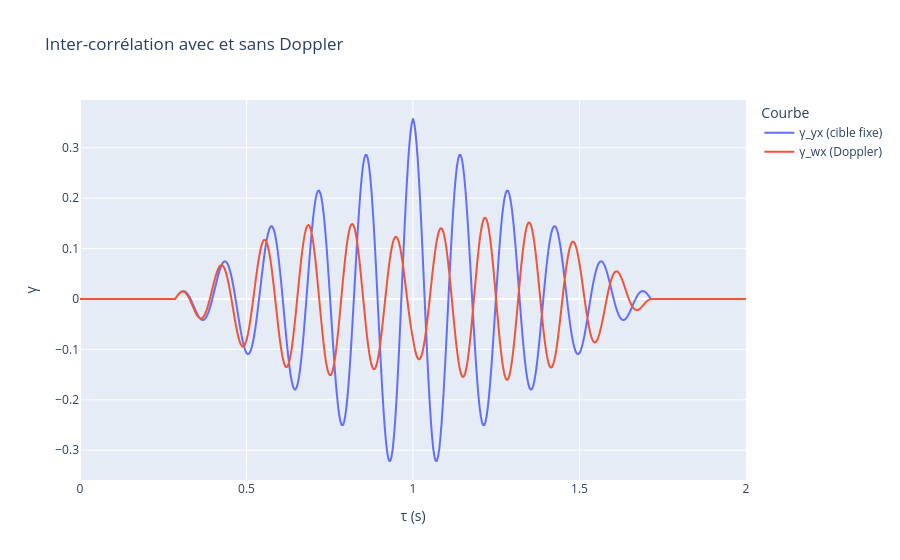

This figure's notebook cell:
### Code cell
gamma_w, tau = san.correlate(w, x, D)
gamma_y, tau = san.correlate(y, x, D)


df = pd.DataFrame({
    "τ (s)": np.concatenate([tau, tau]),
    "γ": np.concatenate([gamma_y, gamma_w]),
    "Courbe": ["γ_yx (cible fixe)"]*len(tau) + ["γ_wx (Doppler)"]*len(tau)
})
px.line(df, x="τ (s)", y="γ", color="Courbe",
        title="Inter-corrélation avec et sans Doppler", range_x=[0, 2]).show()

### Figure 1 — Plotly figure (JSON) as saved in the notebook; plotly's stock layout.template omitted (floating-point values rounded to 4 significant figures; data arrays with more than 128 entries replaced by an {"elided": "..."} marker saying what was removed)
{"data": [{"hovertemplate": "Courbe=γ_yx (cible fixe)<br>τ (s)=%{x}<br>γ=%{y}<extra></extra>", "legendgroup": "γ_yx (cible fixe)", "line": {"color": "#636efa", "dash": "solid"}, "marker": {"symbol": "circle"}, "mode": "lines", "name": "γ_yx (cible fixe)", "showlegend": true, "type": "scattergl", "x": {"elided": "1999 float values"}, "xaxis": "x", "y": {"elided": "1999 float values"}, "yaxis": "y"}, {"hovertemplate": "Courbe=γ_wx (Doppler)<br>τ (s)=%{x}<br>γ=%{y}<extra></extra>", "legendgroup": "γ_wx (Doppler)", "line": {"color": "#EF553B", "dash": "solid"}, "marker": {"symbol": "circle"}, "mode": "lines", "name": "γ_wx (Doppler)", "showlegend": true, "type": "scattergl", "x": {"elided": "1999 float values"}, "xaxis": "x", "y": {"elided": "1999 float values"}, "yaxis": "y"}], "layout": {"legend": {"title": {"text": "Courbe"}, "tracegroupgap": 0}, "title": {"text": "Inter-corrélation avec et sans Doppler"}, "xaxis": {"anchor": "y", "domain": [0, 1], "range": [0, 2], "title": {"text": "τ (s)"}}, "yaxis": {"anchor": "x", "domain": [0, 1], "title": {"text": "γ"}}}}
